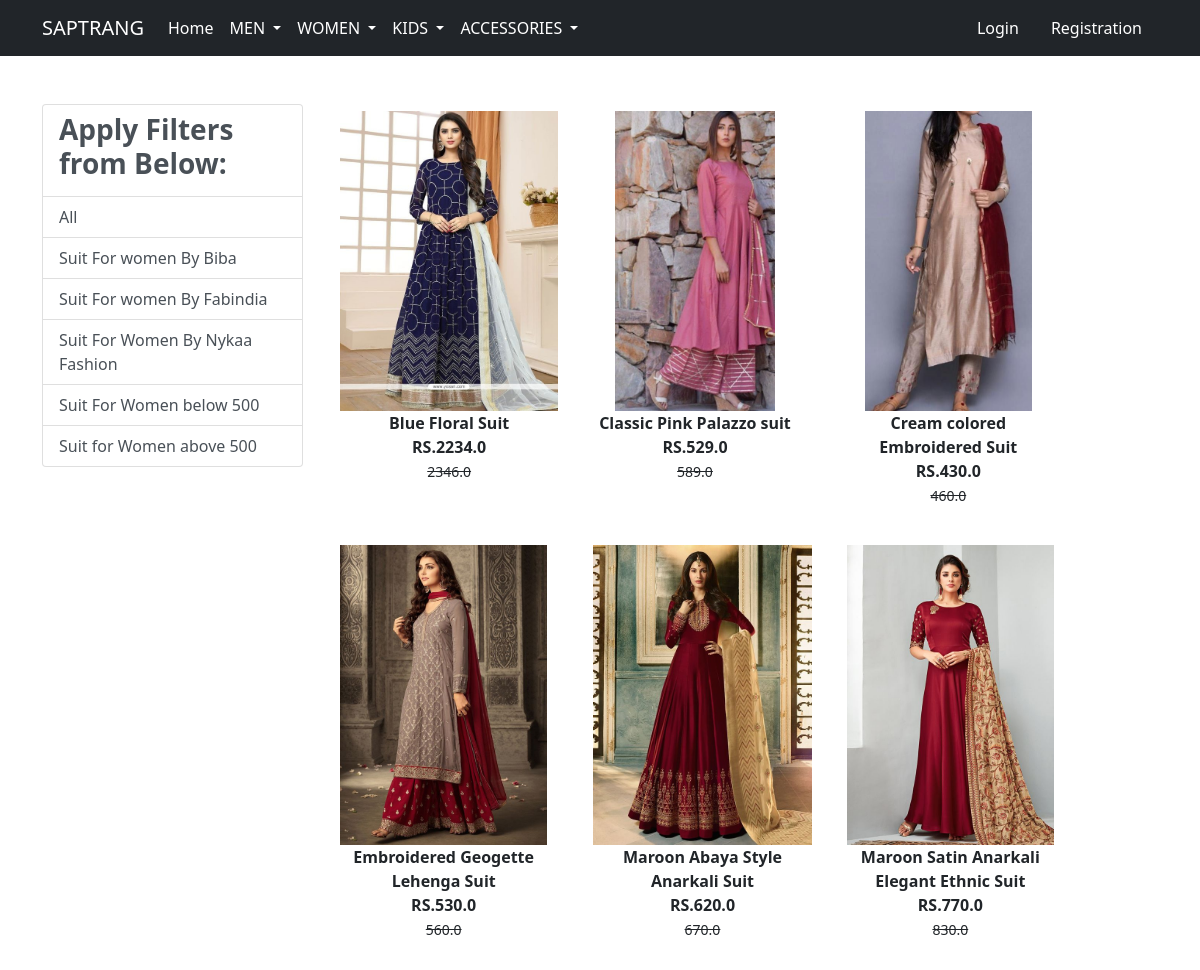
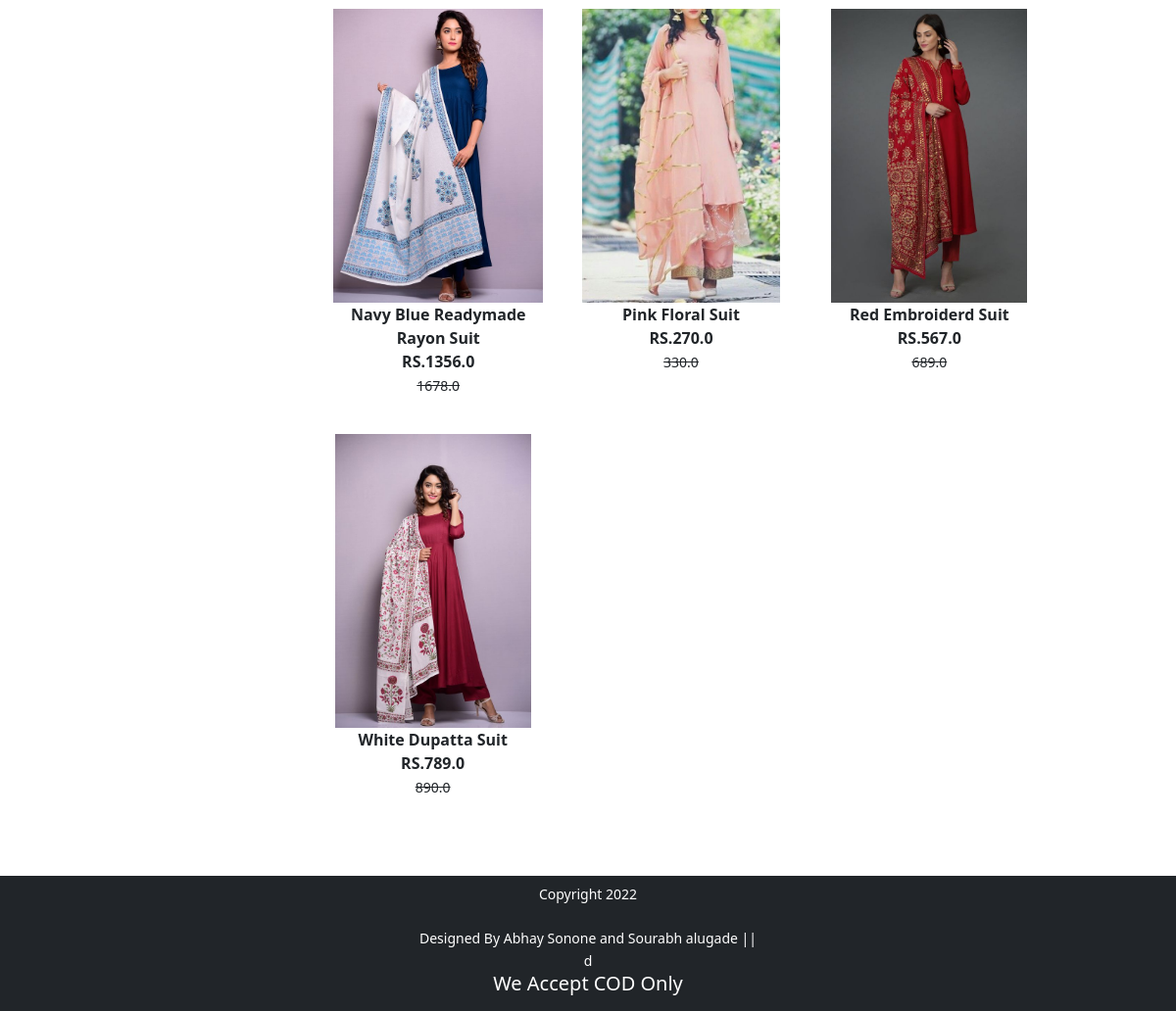
Screenshot of /women_suit/ with the database file from the repository (2 pictures, top to bottom).
### app/models.py (models this page shows, shortened)
class Product(models.Model):
    title =models.CharField(max_length=100)
    selling_price =models.FloatField()
    discounted_price = models.FloatField()
    description = models.TextField()
    brand = models.CharField(max_length=100)
    category= models.CharField(choices=CATEGORY_CHOICES,max_length=5)
    product_image = models.ImageField(upload_to ="productimg")

### app/views.py (the view)
# urls.py: path('women_suit/', views.women_suit, name='women_suit'),
def women_suit(request, data=None):
    totalitem=0
    if data == None:
        women_suit = Product.objects.filter(category='wsu')
    elif data=='FabIndia' or data=='Biba' or data=='Nykaa_Fashion':
        women_suit = Product.objects.filter(category='wsu').filter(brand=data)
    elif data=='below':
        women_suit=Product.objects.filter(category='wsu').filter(discounted_price__lt=500)
    elif data=='above':
        women_suit=Product.objects.filter(category='wsu').filter(discounted_price__gt=500)
    if request.user.is_authenticated:
         totalitem= len(Cart.objects.filter(user=request.user))
    return render(request, 'app/women_suit.html',{'women_suit':women_suit,'totalitem':totalitem})

### app/templates/app/women_suit.html (shortened to what this page needs)
{% extends 'app/base.html' %}
{% load static %}
{% block main-content %}
<div class="container my-5">
 <div class="row">
  <div class="col-sm-3">
    <div class="list-group">
        <a href="#" class="list-group-item
         list-group-item-action" aria-current="true" ><h3 class="fw-bold">Apply Filters from Below:</h3></a>
        <a href="{% url 'women_suit' %}" class="list-group-item
         list-group-item-action" aria-current="true">All</a>
         <a href="{% url 'women_suitdata' 'Biba' %}" class="list-group-item
         list-group-item-action" aria-current="true">Suit For women By Biba</a>
         <a href="{% url 'women_suitdata' 'FabIndia' %}" class="list-group-item
         list-group-item-action" aria-current="true">Suit For women By Fabindia</a>
         <a href="{% url 'women_suitdata' 'Nykaa_Fashion' %}" class="list-group-item
         list-group-item-action" aria-current="true">Suit For Women By Nykaa Fashion</a>
         <a href="{% url 'women_suitdata' 'below' %}" class="list-group-item
         list-group-item-action" aria-current="true">Suit For Women below 500</a>
         <a href="{% url 'women_suitdata' 'above' %}" class="list-group-item
         list-group-item-action" aria-current="true">Suit for Women above 500</a>
    </div>
  </div>
  <div class="col-sm-8">
      <div class="row">
          {% for product in women_suit %}
           <div class="col-sm-4 text-center mb-4">
               <a href="{% url 'product-detail' product.id %}" class="btn">
                   <div class="item">
                       <img src="{{product.product_image.url}}" alt="" height="300" class="">
                       <div class="fw-bold">{{product.description}}</div>
                       <div class="fw-bold">RS.{{product.discounted_price}}</div>
                       <small class="fw-light text-decoration-line-through">{{product.selling_price}}</small>
                   </div>
                </a>
            </div>
            {% endfor %}
        </div>
  </div>
 </div>
</div>
{% endblock main-content %}

### rows the page displays
Product: product_image (picture), description "Blue Floral Suit", discounted_price "2234.0", selling_price "2346.0"
Product: product_image (picture), description "Classic Pink Palazzo suit", discounted_price "529.0", selling_price "589.0"
Product: product_image (picture), description "Cream colored Embroidered Suit", discounted_price "430.0", selling_price "460.0"
Product: product_image (picture), description "Embroidered Geogette Lehenga Suit", discounted_price "530.0", selling_price "560.0"
Product: product_image (picture), description "Maroon Abaya Style Anarkali Suit", discounted_price "620.0", selling_price "670.0"
Product: product_image (picture), description "Maroon Satin Anarkali Elegant Ethnic Suit", discounted_price "770.0", selling_price "830.0"
Product: product_image (picture), description "Navy Blue Readymade Rayon Suit", discounted_price "1356.0", selling_price "1678.0"
Product: product_image (picture), description "Pink Floral Suit", discounted_price "270.0", selling_price "330.0"
Product: product_image (picture), description "Red Embroiderd Suit", discounted_price "567.0", selling_price "689.0"
Product: product_image (picture), description "White Dupatta Suit", discounted_price "789.0", selling_price "890.0"
